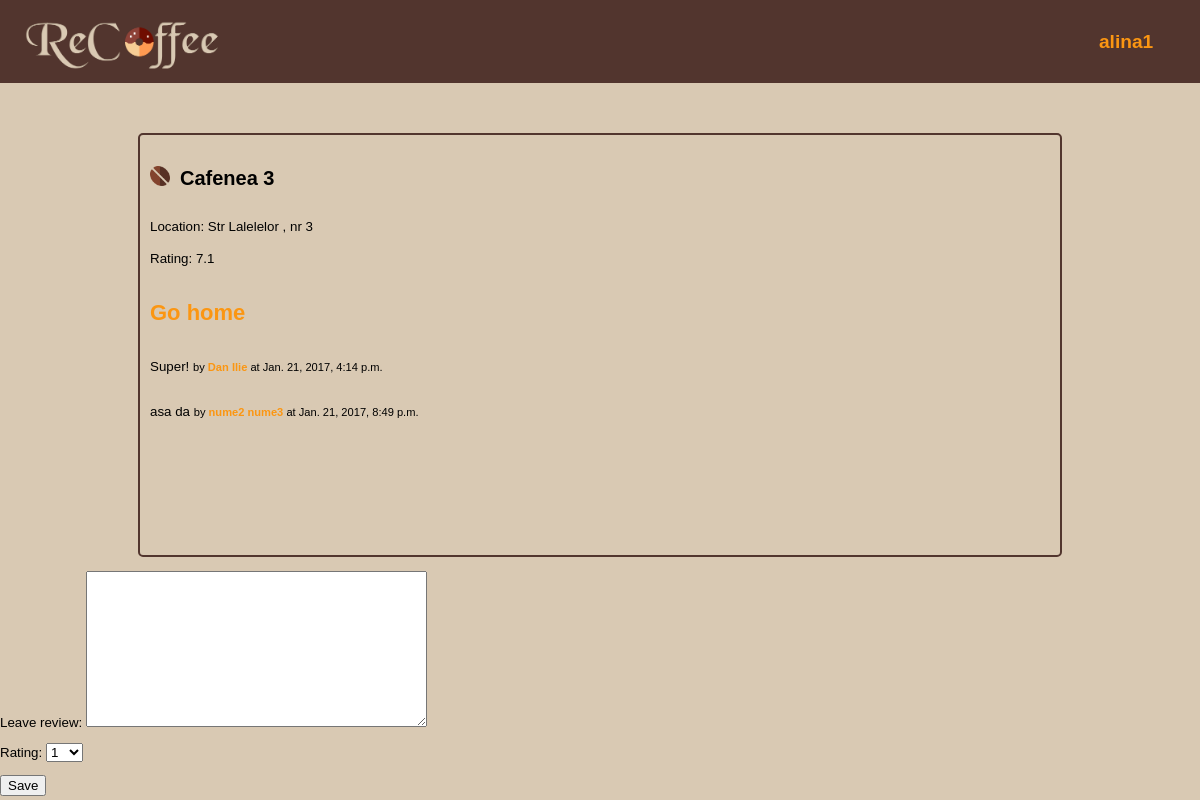
The app's page /shop_profile/3/ (signed in) with its own data.
### ReCoffee/models.py (models this page shows, shortened)
class ShopProfile(models.Model):
    name = models.CharField(max_length=50)
    location = models.CharField(max_length=200)
    rating = models.DecimalField(
        default=0,
        max_digits=2,
        decimal_places=1)

class Review(models.Model):
    text = models.CharField(max_length=300)
    date_added = models.DateTimeField(auto_now_add=True)
    author = models.ForeignKey(UserProfile, related_name='review')
    shop = models.ForeignKey(ShopProfile, related_name='review')

class UserProfile(models.Model):
    first_name = models.CharField(max_length=20)
    last_name = models.CharField(max_length=20)
    birthday = models.DateField(null=True)
    user = models.OneToOneField(
        User,
        primary_key=True,
        related_name='profile')
    class Meta:
        verbose_name_plural = 'User Profiles'

### ReCoffee/views.py (the view, shortened to what this page needs)
# urls.py: url(r'^shop_profile/(?P<pk>\d+)/$', views.shop_profile,
def shop_profile(request, pk):
    context = {}
    shop = models.ShopProfile.objects.get(pk=pk)
    review_list = models.Review.objects.filter(shop=shop)
    user_profile = models.UserProfile.objects.get(user=request.user)
    try:
        exist = models.Favorite.objects.get(user=user_profile, shop=shop)
        flag = True
    except ObjectDoesNotExist:
        flag = False
    if request.method == 'GET':
        form = forms.ReviewForm()
    context['shop'] = shop
    context['form'] = form
    context['review_list'] = review_list
    context['flag'] = flag
    return render(request, 'ReCoffee/shop_profile.html', context)

### ReCoffee/forms.py
class ReviewForm(forms.Form):
    text = forms.CharField(label="Leave review",
                           widget=forms.Textarea)
    rating = forms.ChoiceField(choices=[(x, x) for x in range(1, 11)],label="Rating")

### ReCoffee/templates/ReCoffee/shop_profile.html (shortened to what this page needs)
{% extends 'ReCoffee/base.html' %}
{% load static %}
{% block content %}
<article class="profile">
	{% if not flag %}
		<a class="boaba" href="{% url 'faved' shop.pk %}">
			<img src="{% static 'images/fave.png' %}" id="favebtn"/>
		</a>
	{% endif %}
	<small class="dropdown">
	<h1 class="shoptitle"> {{ shop.name }} </h1>
	<span> Location: {{ shop.location }} </span>
	<br><span> Rating: {{ shop.rating }} </span>
	<p style="font-size: 22px; font-style: bold;">
	<a href="{% url 'index' %}">Go home</a>
	</p>
	{% for review in review_list %}
		<p>
			{{ review.text }}
			<small>  {% if user.profile %} by
		<a href="{% url 'user_profile' review.author.pk %}">{{ review.author.first_name }} {{ review.author.last_name }}</a>
		at {{ review.date_added }}
{% endif %}
</small>
</p>
{% endfor %}
</article>
{% if user.username %}
<form method="POST">
	{{ form.as_p }}
	<input class="button" type="submit" value="Save"/>
</form>
{% endif %}
{% endblock %}

### ReCoffee/templates/ReCoffee/base.html (shortened to what this page needs)
<!DOCTYPE html>
<html land="en">
<head>
	{% load static %}
	<link rel="stylesheet" type="text/css" href="{% static 'css/main.css' %}">
</head>
<body>
<a href="{% url 'index' %}">
	<img src="{% static 'images/Recoffee-logo.png' %}" id="logo">
</a>
<nav>
	{% if user.username %}
	<div class="dropdown">
		<a href="#" class="dropbtn">{{ user.username }}</a>
	</div>
	{% else %}
	<a class= "link" onclick = "javascript:window.location.href='/register.html'">Register</a>
	<a class= "link" onclick = "javascript:window.location.href='/login.html' ">Login</a>
	{% endif %}
</nav>
{% block content %}
{% endblock %}
</body>
</html>

### ReCoffee/static/css/main.css (style rules this page uses)
nav { background-color: #52352E; font-size: 1.2em; font-weight: bold; margin: auto; padding: 0.6em; position: relative; text-align: right; }
nav a { display: inline-block; margin-left: 1.25em; padding: 1em; text-align: center; transition: background-color 0.5s; width: 4.5em; }
nav a:link, a:visited { background-color: #52352E; color: #FB9612; }
.dropbtn { cursor: pointer; display: inline-block; margin-left: 1.25em; padding: 1em; text-align: center; transition: background-color 0.2s; width: 4.5em; }
.dropdown { display: inline-block; position: relative; }
#logo { float: left; height: auto; position: absolute; width: 250px; z-index: 2; }
.profile { align-items: center; border: 2px solid #52352E; border-radius: 5px; justify-content: center; line-height: 200%; margin: auto; margin-top: 50px; max-width: 75%; min-height: 400px; padding: 10px; position: relative; }
#favebtn { display: inline-block; max-width: 20px; }
a { color: #FB9612; font-weight: bold; text-decoration: none; }
body { background-color: #D9C9B3; font-family: Helvetica; margin: 0; }
.button { cursor: pointer; }
.boaba { position: absolute; top:30px; cursor: pointer; z-index: 999; }
.shoptitle { margin-left: 30px; }

### records on screen
ShopProfile: name "Cafenea 3", location "Str Lalelelor , nr 3", rating "7.1"
Review: text "Super!", author.first_name "Dan", author.last_name "Ilie", date_added "Jan. 21, 2017, 4:14 p.m."
Review: text "asa da", author.first_name "nume2", author.last_name "nume3", date_added "Jan. 21, 2017, 8:49 p.m."

### other values on screen
{{ user.username }} "alina1"
